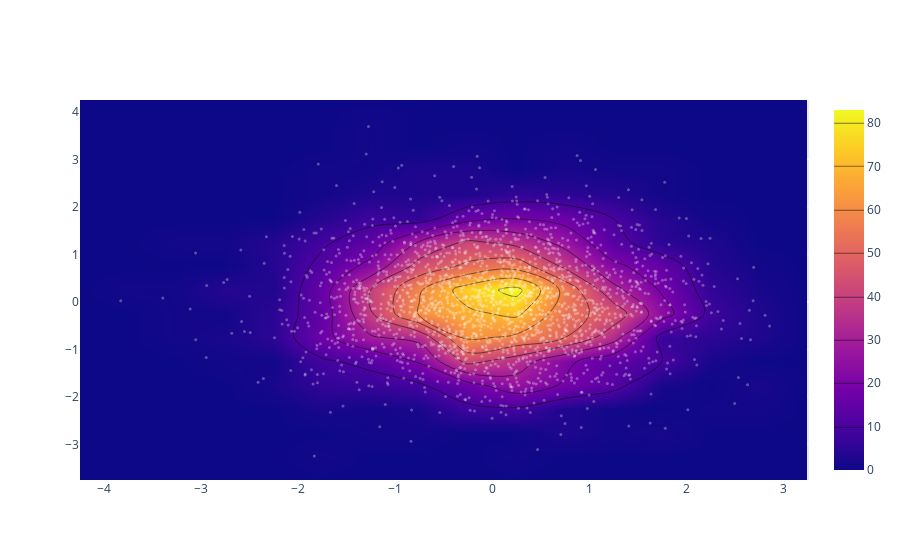

Here is the notebook cell this chart was saved with:
### Code cell
import plotly.graph_objs as go
import numpy as np

x=np.random.randn(2000)
y=np.random.randn(2000)
iplot([go.Histogram2dContour(x=x,y=y, contours=dict(coloring='heatmap')),
       go.Scatter(x=x, y=y, mode='markers', marker=dict(color='white',size=3, opacity=0.3))],show_link=False)

### Figure 1 — Plotly figure (JSON) as saved in the notebook; plotly's stock layout.template omitted (floating-point values rounded to 4 significant figures; data arrays with more than 128 entries replaced by an {"elided": "..."} marker saying what was removed)
{"data": [{"contours": {"coloring": "heatmap"}, "type": "histogram2dcontour", "x": {"elided": "2000 float values"}, "y": {"elided": "2000 float values"}}, {"marker": {"color": "white", "opacity": 0.3, "size": 3}, "mode": "markers", "type": "scatter", "x": {"elided": "2000 float values"}, "y": {"elided": "2000 float values"}}], "layout": {}}
